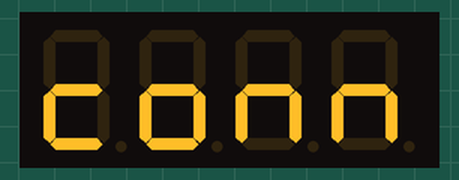
Recording of a program running on a simulated ESP8266 (Wemos D1 mini). On the bench: 4-digit seven-segment display. WiFi joins after 1.5 s; servers stay silent unless stated; the local clock reads 2024-03-15 10:24:30 at power-on unless the program sets it; not simulated (calls return 0 or success): wifiCredentials.h.

Above: at 0.1 s.
At 29.0 s:
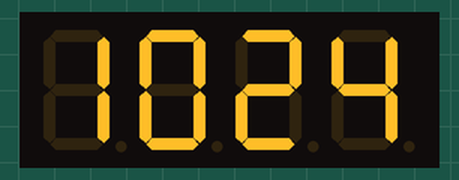
At 64.6 s:
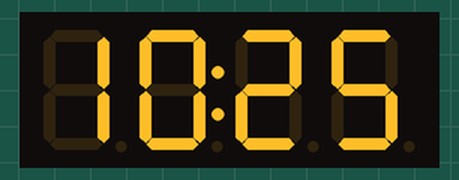
At 128.6 s:
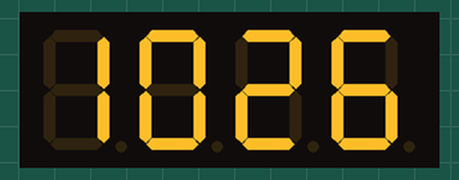

The program:

main.cpp
```cpp
// (licence header left out)
#include "main.h"

char *ssid = SSID;
const char *password = PASSWORD;
volatile uint32_t lastMillis = 0;
volatile uint32_t lastTimeFetch =0;

void IRAM_ATTR isrTimer();

void setup()
{
#ifdef DEBUG
  Serial.begin(9600);
  Serial.println("ESPClock running in debug mode");
#endif
  initSntp();
  initDisplay();

  initWifi(ssid, password);
  displayWifiWait();
}

void loop()
{
#ifdef DEBUG
  Serial.print("L");
#endif
  if (WiFi.status() != WL_CONNECTED)
  {
#ifdef DEBUG
    Serial.print("W");
#endif
    displayWifiWait();
  }
  else if (!hasTime())
  {
#ifdef DEBUG
    Serial.print("T");
#endif
    displayTimeWait();
  }
  else
  {
    int milli = millis();
#ifdef DEBUG
    Serial.print("D");
#endif
    timev m;
    if(lastTimeFetch ==0)
    m = getLocalizedTime();

    if(lastTimeFetch < milli +3600000){
      m = getLocalizedTime();
      lastTimeFetch = milli;
    }
    displayTime(m);
    if(milli > lastMillis+1000){
      lastMillis = milli;
      toggleColon();
    }
  }
}
```

7segment.h
```cpp
// (licence header left out)
#ifndef __7SEGMENT_H__
#define __7SEGMENT_H__

#include "time.h"
#include "config.h"
#include <TM1637Display.h>
#include "clock.h"

void initDisplay();
void displayTimeWait();
void displayWifiWait();
void displayTime(timev time);
void toggleColon();

#endif
```

clock.h
```cpp
// (licence header left out)
#ifndef __CLOCK_H__
#define __CLOCK_H__

#include <Arduino.h>

#include "config.h"
#include "sntp.h"
#include "time.h"

struct timev{
    tm localtime;
    suseconds_t	tv_usec;
};

void initSntp();
struct timev getLocalizedTime();

boolean hasTime();

#endif
```

main.h
```cpp
// (licence header left out)
#ifndef __MAIN_H__
#define __MAIN_H__

#include <Arduino.h>

#include "config.h"
#include "wifi.h"
#include "7segment.h"

#include <string.h>
#include "wifiCredentials.h"
#include "clock.h"

#ifndef SSID
#error "Wifi credentials not found. Be sure to create a wifiCredentials.h file in the include path defining an SSID and a PASSWORD"
#endif

#endif
```

wifi.h
```cpp
// (licence header left out)
#ifndef __WIFI_H__
#define __WIFI_H__
#include <Arduino.h>
#include <ESP8266WiFi.h>
#include <WiFiClient.h>
#include "config.h"

void initWifi(const char* ssid, const char* password);


#endif
```

7segment.cpp
```cpp
// (licence header left out)
#include "7segment.h"

TM1637Display display(CLK, DIO);

const uint8_t SEG_NOTIME[] = {
    SEG_G,
	SEG_G,
	SEG_G,
	SEG_G
	};

const uint8_t SEG_CONN[] = {
	SEG_D | SEG_E | SEG_G,           // c
	SEG_C | SEG_D | SEG_E | SEG_G,   // o
	SEG_C | SEG_E | SEG_G,           // n
	SEG_C | SEG_E | SEG_G            // n
	};

const uint8_t COLON_MASK = 0x80>>1;

volatile uint8_t dots = 0;
uint32_t numericaltime = 0;

void initDisplay(){
    display.clear();
    display.setBrightness(0x0f);
}

void displayTime(timev time ){
    numericaltime = time.localtime.tm_hour*100 +time.localtime.tm_min;
    display.showNumberDecEx(numericaltime,dots,true,4);

}

void displayTimeWait(){
     #ifdef DEBUG
  Serial.println("displaying time_wait");
  #endif
    display.clear();
    display.setSegments(SEG_NOTIME);
     #ifdef DEBUG
  Serial.println("done displaying time_wait");
  #endif
}
void displayWifiWait(){
    #ifdef DEBUG
  Serial.println("displaying wifi_wait");
  #endif
    display.setSegments(SEG_CONN);
    #ifdef DEBUG
  Serial.println("done displaying wifi_wait");
  #endif
}

void toggleColon(){
    dots = dots ^ COLON_MASK;
    display.showNumberDecEx(numericaltime,dots,true,4);
}
```

clock.cpp
```cpp
#include "clock.h"

const char *ntpServer1 = NTP_SERVER1;
const char *ntpServer2 = NTP_SERVER2;
const char *tz_info = TZ_INFO;

bool timeSet = false;
/*
    ESP-01 7-Segment LED clock
    Copyright (C) 2023 Thomas Fišer

    This program is free software: you can redistribute it and/or modify
    it under the terms of the GNU General Public License as published by
    the Free Software Foundation, either version 3 of the License, or
    (at your option) any later version.

    This program is distributed in the hope that it will be useful,
    but WITHOUT ANY WARRANTY; without even the implied warranty of
    MERCHANTABILITY or FITNESS FOR A PARTICULAR PURPOSE.  See the
    GNU General Public License for more details.
*/

// initialize the snpt thread. Goes BEFORE wifi connect
void initSntp()
{
#ifdef DEBUG
  Serial.println("configuring sntp");
  #endif
  sntp_servermode_dhcp(1); // I think this does nothing at the moment, too deep for my coding lungs atm.

  configTzTime(tz_info, ntpServer1, ntpServer2);
  #ifdef DEBUG
  Serial.println("done setting up sntp");
  #endif
}

boolean hasTime(){
  struct timeval tv;
  gettimeofday(&tv, NULL);
  if(tv.tv_sec != 0)
    return true;
  else
    return false;
}


struct timev getLocalizedTime()
{
  struct timeval tv;
  struct timev x;
  tm t;
  gettimeofday(&tv, NULL);
  localtime_r(&tv.tv_sec, &t);
  x.localtime = t;
  x.tv_usec = tv.tv_usec;

  return x;
}
```

wifi.cpp
```cpp
// (licence header left out)
#include "wifi.h"

void initWifi(const char* ssid, const char* password){
  #ifdef DEBUG
  Serial.println("setting up wifi");
  #endif
  WiFi.mode(WIFI_STA);
  /*//
  WiFiManager wm;
  wm.resetSettings();
  wm.setTimeout(600);
  wm.autoConnect("CallMonitorConfig");
  //*/
  WiFi.begin(ssid, password);
  #ifdef DEBUG
  Serial.println("done setting up wifi");
  #endif

}
```

config.h
```cpp
// (licence header left out)
#ifndef __CONFIG_H__
#define __CONFIG_H__

#define TZ_INFO "CET-1CEST-2,M3.5.0/02:00:00,M10.5.0/03:00:00"
#define NTP_SERVER1 "de.pool.ntp.org"
#define NTP_SERVER2 "ptbtime1.ptb.de"

// Pins

// Module connection pins (Digital Pins)
#define CLK 0
#define DIO 2

//#define DEBUG

#endif
```
